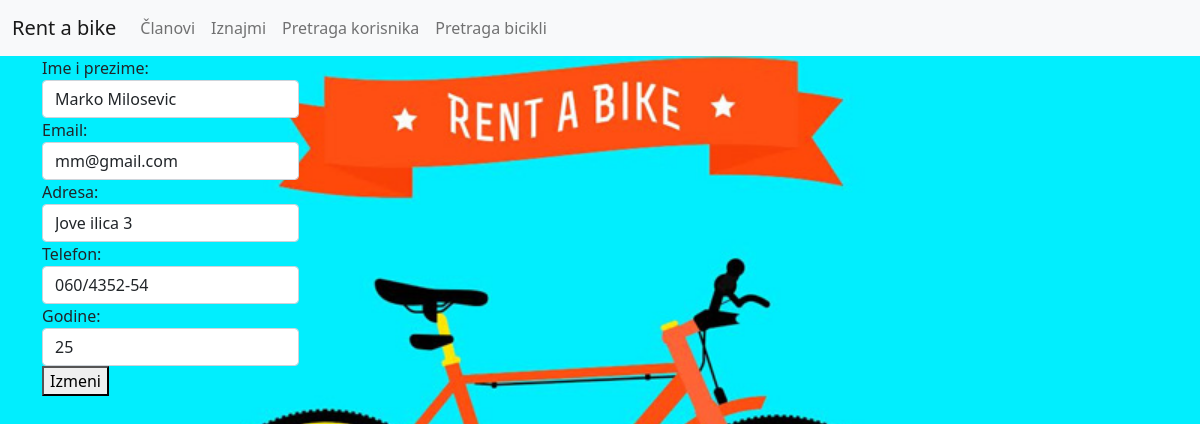
The app's page /edit.php?editid=24 with its own data.
### tables this page shows
CREATE TABLE `clanovi` (
  `id` int(11) NOT NULL,
  `imeprezime` varchar(50) NOT NULL,
  `email` varchar(30) NOT NULL,
  `adresa` varchar(50) NOT NULL,
  `telefon` varchar(20) NOT NULL,
  `godine` varchar(10) NOT NULL
);

### edit.php (the view, shortened to what this page needs)
<?php
require "conn.php";
$id = $_GET['editid'];
$sql = "SELECT imeprezime,email,adresa,telefon,godine FROM clanovi WHERE id=$id";
$result = mysqli_query($conn,$sql);
$row = mysqli_fetch_assoc($result);
$imeprezime=$row['imeprezime'];
$email=$row['email'];
$adresa=$row['adresa'];
$telefon=$row['telefon'];
$godine=$row['godine'];
?>
<!DOCTYPE html>
<html lang="en">
<head>
  <link href="https://cdn.jsdelivr.net/npm/bootstrap@5.1.3/dist/css/bootstrap.min.css" rel="stylesheet">
    <link href="css/style.css" rel="stylesheet">
</head>
<body>
    <?php
    include "head.php";
    ?>
    <div class="container">
<form action="" method="post">
<div class="form-group">
<label for=""> Ime i prezime: <input type="text" name="imeprezime" value="<?php echo $imeprezime;?>" class="form-control"> </label>
</div>
<div class="form-group">
<label for=""> Email: <input type="email"  name="email" value="<?php echo $email;?>" class="form-control">  </label>
</div>
<div class="form-group"><label for=""> Adresa: <input type="text"  name="adresa" value="<?php echo $adresa;?>" class="form-control">  </label></div>
<div class="form-group"><label for=""> Telefon: <input type="text"  name="telefon" value="<?php echo $telefon;?>"  class="form-control">  </label></div>
<div class="form-group"><label for=""> Godine: <input type="text"  name="godine"  value="<?php echo $godine;?>" class="form-control">  </label></div>
<div class="form-group">
<button type="submit"  name="submit">Izmeni</button>
</div>
</div>
</body>
</html>

### css/style.css (style rules this page uses)
body { background-image: url("img/naslovna.jpg"); background-size: cover; background-repeat: no-repeat; height: 300px; }

### records on screen
clanovi: imeprezime "Marko Milosevic", email "mm@gmail.com", adresa "Jove ilica 3", telefon "060/4352-54", godine "25"
